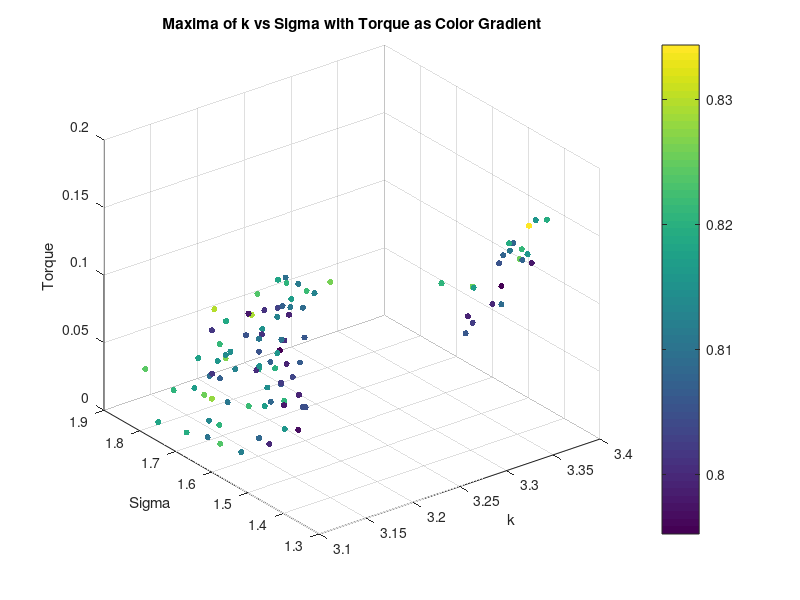
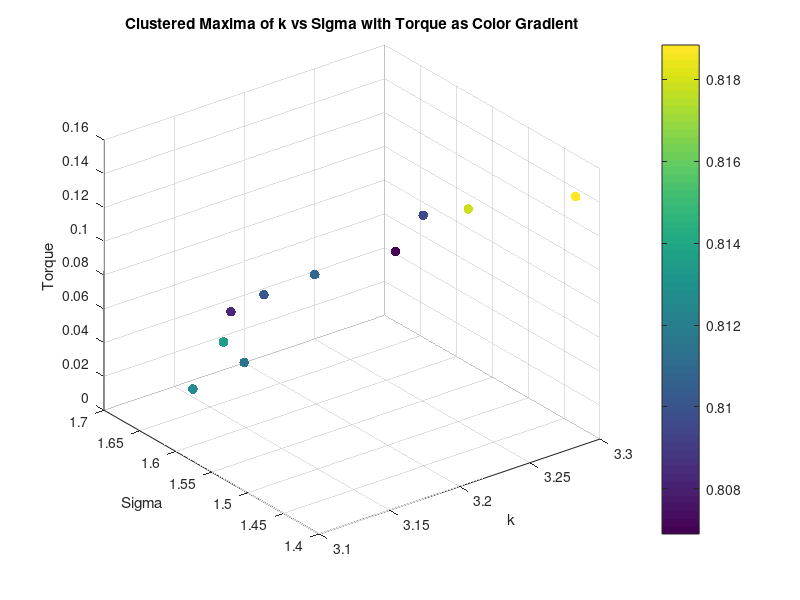
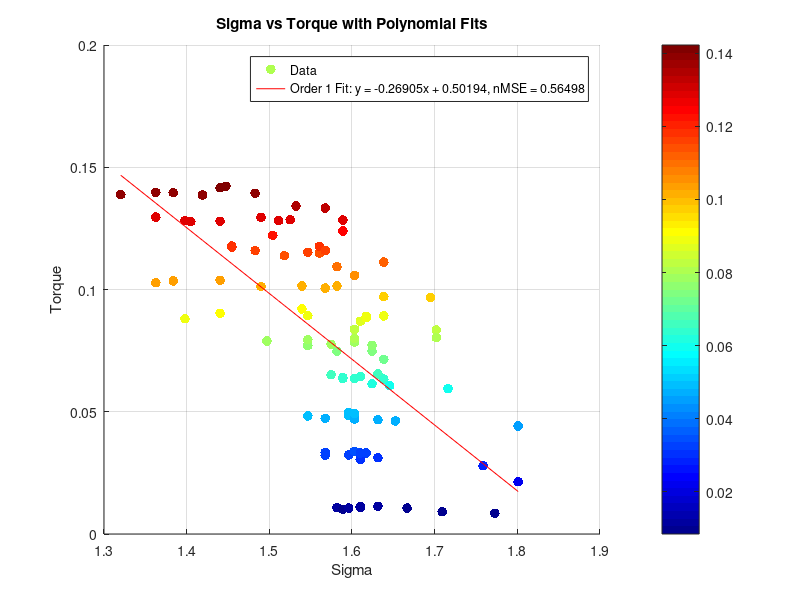

These charts were generated, in order, by the following MATLAB code:
clear all;
close all;


%% Torque Analysis
load('maxima_data.mat');
scatter3(maxima_k, maxima_sigma, torque_values, 20, maxima_corr, 'filled');
xlabel('k');
ylabel('Sigma');
zlabel('Torque');
title('Maxima of k vs Sigma with Torque as Color Gradient');
colorbar;
grid on;
% K means clustering of torque into 10 clusters, taking mean of each cluster k, sigma and corr too
[cluster_idx, cluster_centers] = kmeans(torque_values', 10);
% Take the mean of each cluster
torque_means = zeros(10, 1);
sigma_means = zeros(10, 1);
k_means = zeros(10, 1);
corr_means = zeros(10, 1);
for i = 1:10
    torque_means(i) = mean(torque_values(cluster_idx == i));
    sigma_means(i) = mean(maxima_sigma(cluster_idx == i));
    k_means(i) = mean(maxima_k(cluster_idx == i));
    corr_means(i) = mean(maxima_corr(cluster_idx == i));
end
% Plot the clusters
figure;
scatter3(k_means, sigma_means, torque_means, 50, corr_means, 'filled');
xlabel('k');
ylabel('Sigma');
zlabel('Torque');
title('Clustered Maxima of k vs Sigma with Torque as Color Gradient');
colorbar;
grid on;
% Ensure data is sorted for polyfit
[sigma_sorted, sort_idx] = sort(maxima_sigma);
torque_sorted = torque_values(sort_idx);
% Display correlation between torque and sigma
disp('Correlation between Torque and Sigma:');
disp(corr(torque_sorted', sigma_sorted'));
% Display correlation between torque and sigma^2
disp('Correlation between Torque and Sigma^2:');
disp(corr(torque_sorted', sigma_sorted'.^2));
% Polyfit for sigma vs torque (order 1 and 2)
p1_sigma = polyfit(sigma_sorted, torque_sorted, 1);
% Calculate fitted values and normalized MSE for sigma vs torque
fitted_torque_p1_sigma = polyval(p1_sigma, sigma_sorted);
mse_p1_sigma = mean((torque_sorted - fitted_torque_p1_sigma).^2);
nmse_p1_sigma = mse_p1_sigma / var(torque_sorted);
% Display results for sigma vs torque
disp('Sigma vs Torque:');
disp(['Order 1 nMSE: ', num2str(nmse_p1_sigma)]);
%display correlation between torque and sigma
% Plot for sigma vs torque with polynomial fits (first instance)
figure;
scatter(sigma_sorted, torque_sorted, 50, torque_sorted, 'filled','DisplayName', 'Data');
% Create a custom colormap based on jet, excluding yellow/light orange
cmap = jet(256); % Get the jet colormap with 256 colors
cmap = cmap([1:100,191:256], :); % Keep only the first 200 colors, removing the yellow/light orange range
colormap(jet); % Apply the custom colormap
colorbar; % Add a colorbar to indicate the mapping of color to torque_sorted values
hold on;
plot(sigma_sorted, fitted_torque_p1_sigma, '-r', 'DisplayName', ...
    ['Order 1 Fit: y = ', num2str(p1_sigma(1)), 'x + ', num2str(p1_sigma(2)), ...
    ', nMSE = ', num2str(nmse_p1_sigma)]);
xlabel('Sigma');
ylabel('Torque');
title('Sigma vs Torque with Polynomial Fits');
legend('show');
grid on;
% % Ensure data is sorted for polyfit
% [sigma_sorted, sort_idx] = sort(sigma_means);
% torque_sorted = torque_means(sort_idx);
% %Display correlation between torque and sigma
% disp('Correlation between Torque and Sigma:');
% disp(corr(torque_sorted, sigma_sorted));
% %Display correlation between torque and sigma^2
% disp('Correlation between Torque and Sigma^2:');
% disp(corr(torque_sorted, sigma_sorted.^2));
% % Polyfit for sigma vs torque (order 1 and 2)
% p1_sigma = polyfit(sigma_sorted, torque_sorted, 1);
% p2_sigma = polyfit(sigma_sorted, torque_sorted, 2);
% % Calculate zitted values and normalized MSE for sigma vs torque
% fitted_torque_p1_sigma = polyval(p1_sigma, sigma_sorted);
% fitted_torque_p2_sigma = polyval(p2_sigma, sigma_sorted);
% mse_p1_sigma = mean((torque_sorted - fitted_torque_p1_sigma).^2);
% mse_p2_sigma = mean((torque_sorted - fitted_torque_p2_sigma).^2);
% nmse_p1_sigma = mse_p1_sigma / var(torque_sorted);
% nmse_p2_sigma = mse_p2_sigma / var(torque_sorted);
% % Display results for sigma vs torque
% disp('Sigma vs Torque:');
% disp(['Order 1 nMSE: ', num2str(nmse_p1_sigma)]);
% disp(['Order 2 nMSE: ', num2str(nmse_p2_sigma)]);
% % Plot for sigma vs torque with polynomial fits (second instance)
% figure;
% scatter(sigma_sorted, torque_sorted, 50, torque_sorted, 'filled', 'DisplayName', 'Data');
% colormap(jet); % High contrast colormap suitable for white background
% colorbar; % Add a colorbar to indicate the mapping of color to torque_sorted values
% hold on;
% plot(sigma_sorted, fitted_torque_p1_sigma, '-r', 'DisplayName', ...
%     ['Order 1 Fit: y = ', num2str(p1_sigma(1)), 'x + ', num2str(p1_sigma(2)), ...
%     ', nMSE = ', num2str(nmse_p1_sigma)]);
% plot(sigma_sorted, fitted_torque_p2_sigma, '--g', 'DisplayName', ...
%     ['Order 2 Fit: y = ', num2str(p2_sigma(1)), 'x^2 + ', num2str(p2_sigma(2)), ...
%     'x + ', num2str(p2_sigma(3)), ', nMSE = ', num2str(nmse_p2_sigma)]);
% xlabel('Sigma');
% ylabel('Torque');
% title('Sigma vs Torque with Polynomial Fits');
% legend('show');
% grid on;

% %% Diameter Analysis
% % Saved as diameter_value, k_values(max_k_idx), sigma_values(max_sigma_idx), max_val
% load('maxima_data_Diam.mat');

% figure;
% scatter3(maxima_matrix(:, 2), maxima_matrix(:, 3), maxima_matrix(:, 1), 50, maxima_matrix(:, 1), 'filled'); 
% xlabel('k');
% ylabel('Sigma');
% zlabel('Diameter');
% title('Maxima of k vs Sigma with Diameter as Color Gradient');
% colorbar;
% grid on;

% % K vs d
% % Ensure data is sorted for polyfit
% [k_sorted, sort_idx] = sort(maxima_matrix(:, 2));
% d_sorted = maxima_matrix(sort_idx, 1);
% % Display correlation between d and k
% disp('Correlation between Diameter and k:');
% disp(corr(d_sorted, k_sorted));

% %plot for k vs diam with polynomial fits
% figure;
% scatter(k_sorted, d_sorted, 50, d_sorted, 'filled', 'DisplayName', 'Data');
% colormap(jet); % High contrast colormap suitable for white background
% colorbar; % Add a colorbar to indicate the mapping of color to d_sorted values

% hold on;
% p1_k = polyfit(k_sorted, d_sorted, 1);
% fitted_d_p1_k = polyval(p1_k, k_sorted);
% mse_p1_k = mean((d_sorted - fitted_d_p1_k).^2);
% nmse_p1_k = mse_p1_k / var(d_sorted);
% disp('Diameter vs k:');
% disp(['Order 1 nMSE: ', num2str(nmse_p1_k)]);
% plot(k_sorted, fitted_d_p1_k, '-r', 'DisplayName', ...
%     ['Order 1 Fit: y = ', num2str(p1_k(1)), 'x + ', num2str(p1_k(2)), ...
%     ', nMSE = ', num2str(nmse_p1_k)]);
% xlabel('k');
% ylabel('Diameter');
% title('k vs Diameter with Polynomial Fits');
% legend('show');






